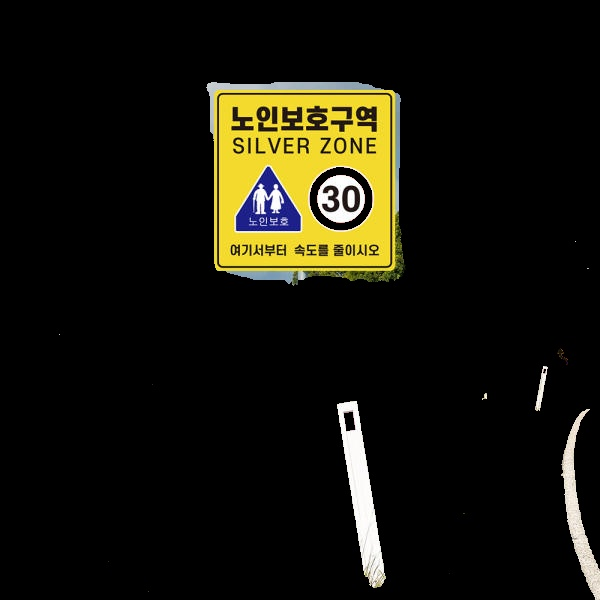
#> input picture 05_영상분류 구현 실습/OrimTest.jpg, 600 x 600 px, given in place of captured_video.avi, which was not available
$ python 19_Week5_Practice_video.py   (older library calls are emulated)
#> lines starting #> are read from the running program, lines starting #| are printed output that depends on the picture; after the words box and inside, x2 and y2 are one past the last pixel; in counts of white or black regions, pixels touching at a corner belong together; pictures that were not available may be replaced by others from this repository, and a replacement may not be noted
import cv2
import numpy as np
import matplotlib.pyplot as plt

cap = cv2.VideoCapture('../03_data/captured_video.avi')
random_mode = True

while True:
    ret, frame = cap.read()
#> frame is the input picture: shape (600, 600, 3); mean B, G, R 11.1, 21, 22.5
    if not ret:
        break
    gray = cv2.cvtColor(frame, cv2.COLOR_BGR2GRAY)

    # (1) Otsu의 알고리즘을 통해 thresholding
    otsu_thr, otsu_mask = cv2.threshold(
        gray, 0, 255, cv2.THRESH_BINARY | cv2.THRESH_OTSU
    )
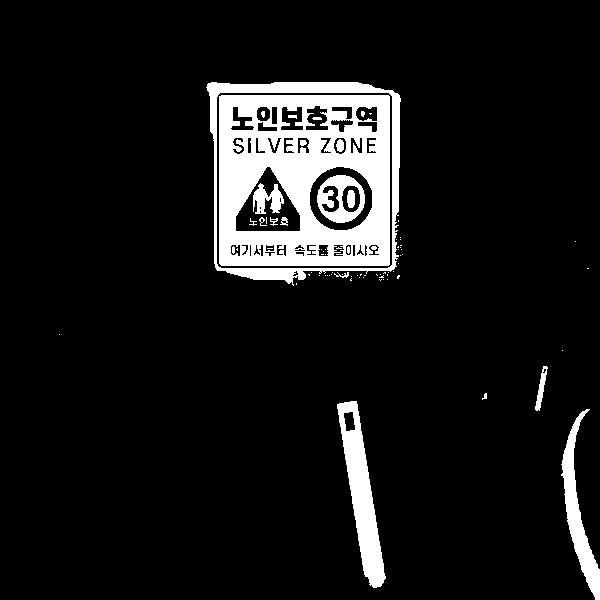
#> otsu_mask: shape (600, 600); 9.3% white; 77 white regions (54 under 20 px), largest, box (x1, y1, x2, y2) and area: (219, 95, 390, 266) 20122, (206, 82, 401, 286) 4789, (337, 401, 386, 588) 3638
#> otsu_thr = 104
    otsu_bgr = cv2.cvtColor(otsu_mask, cv2.COLOR_GRAY2BGR)
#> otsu_bgr: shape (600, 600, 3); 9.3% white; 77 white regions (54 under 20 px)

    result = np.hstack((frame, otsu_bgr))
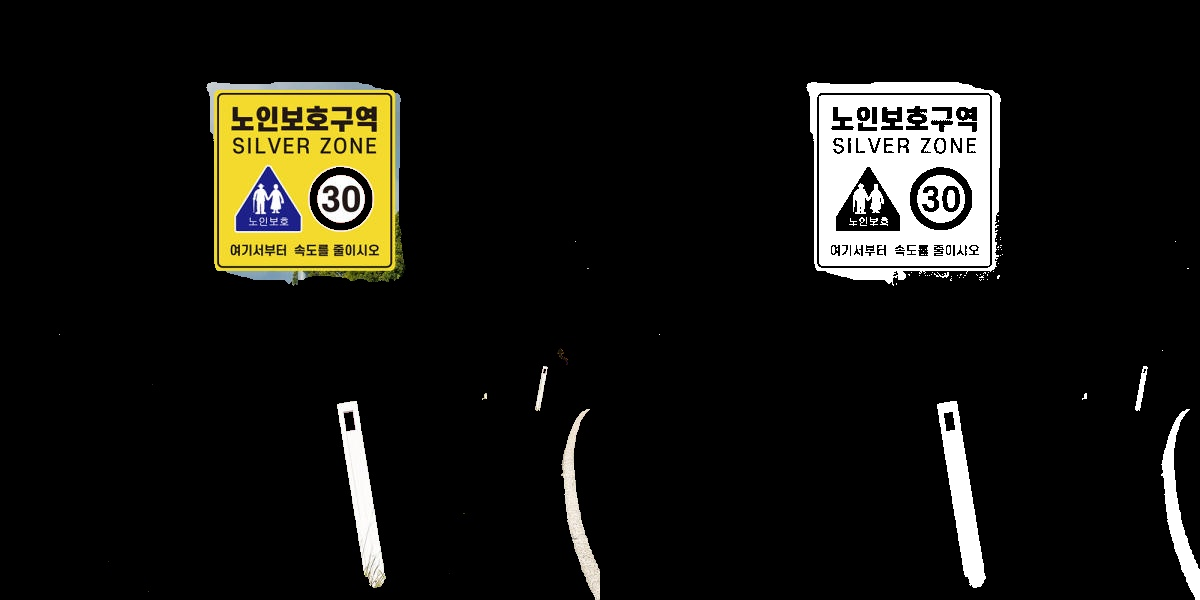
#> result: shape (600, 1200, 3); mean B, G, R 17.4, 22.4, 23.1
    cv2.imshow('Original | Otsu', result)

    key = cv2.waitKey(30) & 0xFF
#> (key Esc is pressed here)
    if key == 27:
        break

cv2.destroyAllWindows()
cap.set(cv2.CAP_PROP_POS_FRAMES, 0)

while True:
    ret, frame = cap.read()
    if not ret:
        break
    gray = cv2.cvtColor(frame, cv2.COLOR_BGR2GRAY)
    otsu_thr, otsu_mask = cv2.threshold(
        gray, 0, 255, cv2.THRESH_BINARY | cv2.THRESH_OTSU
    )

    # (2) (1)의 영상에 대해서 External/Internal Contour 찾기
    contours, hierarchy = cv2.findContours(
        otsu_mask.copy(), cv2.RETR_CCOMP, cv2.CHAIN_APPROX_SIMPLE
    )
#> contours = 131 contours, 73 with area under 20; largest, box (x1, y1, x2, y2) and area: (206, 82, 401, 286) 35004, (216, 92, 393, 269) 30940, (219, 95, 390, 266) 28896, (337, 401, 386, 588) 3598, (309, 166, 373, 231) 3202

    image_external = np.zeros_like(otsu_mask)
    image_internal = np.zeros_like(otsu_mask)

    if hierarchy is not None:
        for i in range(len(contours)):
            if hierarchy[0][i][3] == -1:
                cv2.drawContours(image_external, contours, i, 255, -1)
            else:
                cv2.drawContours(image_internal, contours, i, 255, -1)
#> this loop made 131 passes
#> image_external: shape (600, 600); 11.6% white; 50 white regions (44 under 20 px), largest, box (x1, y1, x2, y2) and area: (206, 82, 401, 286) 35400, (337, 401, 386, 588) 3798, (561, 409, 600, 600) 2286, (535, 366, 548, 411) 235, (334, 272, 349, 278) 38, (482, 393, 487, 400) 20
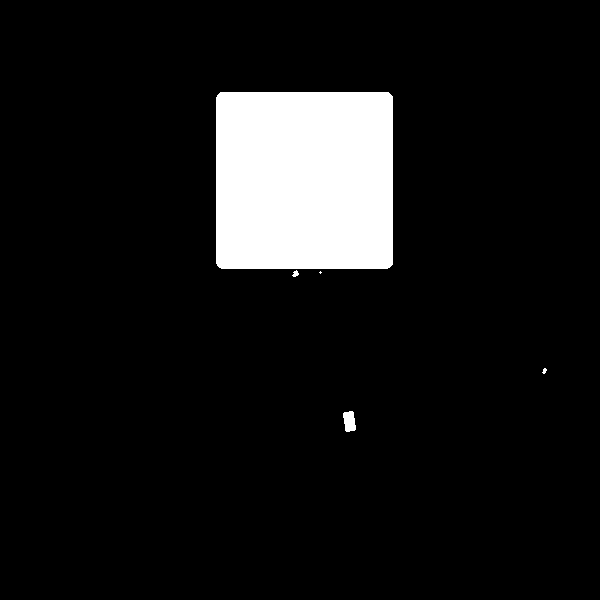
#> image_internal: shape (600, 600); 8.8% white; 5 white regions (2 under 20 px), largest, box (x1, y1, x2, y2) and area: (216, 92, 393, 269) 31285, (343, 411, 356, 432) 214, (292, 270, 299, 277) 30

    result = np.hstack((otsu_mask, image_external, image_internal))
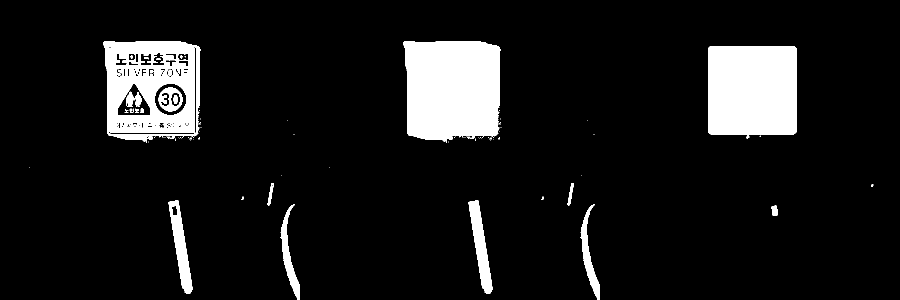
#> result: shape (600, 1800) (shown at 1/2 size); 9.9% white; 132 white regions (100 under 20 px), largest, box (x1, y1, x2, y2) and area: (806, 82, 1001, 286) 35400, (1416, 92, 1593, 269) 31285, (219, 95, 390, 266) 20122
    cv2.imshow('Original | Otsu', result)

    key = cv2.waitKey(30) & 0xFF
#> (key Esc is pressed here)
    if key == 27:
        break

cv2.destroyAllWindows()
cap.set(cv2.CAP_PROP_POS_FRAMES, 0)

while True:
    ret, frame = cap.read()
    if not ret:
        break
    gray = cv2.cvtColor(frame, cv2.COLOR_BGR2GRAY)
    otsu_thr, otsu_mask = cv2.threshold(
        gray, 0, 255, cv2.THRESH_BINARY | cv2.THRESH_OTSU
    )
    # (3) (1)의 영상에 대해서 Connected COmponent를 찾고
    # 스페이스를 누를 때마다 Random하게 5개의 component를 보여주시오
    # 각 component의 색은 random 하게 정하시오
    num_labels, labelmap, stats, centers = cv2.connectedComponentsWithStats(
        otsu_mask, 8, cv2.CV_32S
    )
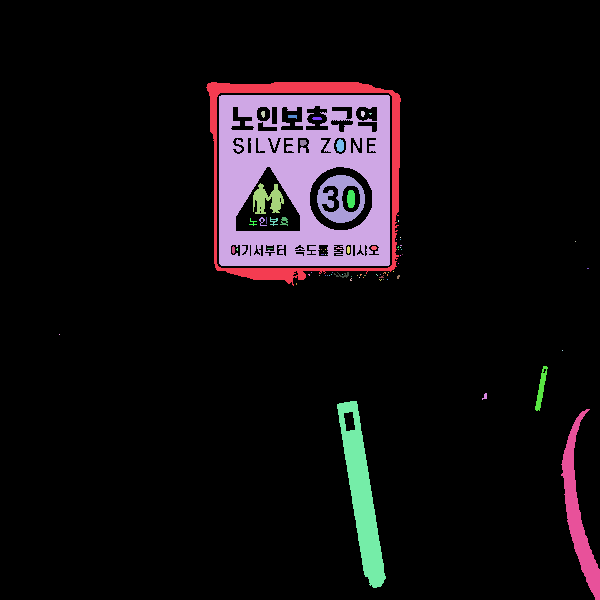
#> labelmap: shape (600, 600) int32; 78 distinct labels, from 0 to 77; one colour per label, 0 black
#> num_labels = 78; stats = 78 rows, first 6: [0, 0, 600, 600, 326501], [206, 82, 195, 204, 4789], [219, 95, 171, 171, 20122], [261, 111, 4, 7, 22], [361, 111, 4, 6, 20], [369, 113, 3, 2, 4]; centers = 78 pairs, first value 59 to 587.5, second value 113.2 to 513.7

    valid_labels = []
    for l in range(1, num_labels):
        area = stats[l, cv2.CC_STAT_AREA]
        if area > 200:
            valid_labels.append(l)
#> this loop made 77 passes
#> area on passes 1, 2, 3, 4, 6, 7, 8, 9, 10, 11, 12, 13: 4789, 20122, 22, 20, 28, 27, 81, 35, 1186, 557, 124, 27
#> after the loop, valid_labels = [1, 2, 10, 11, 74, 76, 77]

    colored = np.zeros((otsu_mask.shape[0], otsu_mask.shape[1], 3), dtype=np.uint8)

    if len(valid_labels) >= 5:
        selected = np.random.choice(valid_labels, 5, replace=False)
#> selected = [77, 10, 2, 11, 1]
    else:
        selected = valid_labels

    for l in selected:
        b = np.random.randint(0, 256)
        g = np.random.randint(0, 256)
        r = np.random.randint(0, 256)

        colored[labelmap == l] = (b, g, r)

        cx = int(centers[l][0])
        cy = int(centers[l][1])
        cv2.circle(colored, (cx, cy), 5, (255, 0, 0), cv2.FILLED)
#> this loop made 5 passes
#> (l, b, g, r, cx, cy) on passes 1, 2, 4, 5: (77, 21, 242, 36, 578, 513), (10, 87, 70, 216, 339, 198), (11, 193, 230, 39, 267, 199), (1, 87, 174, 88, 305, 162)
#> (b, g, r, cx, cy) on pass 3: (88, 140, 58, 302, 178)
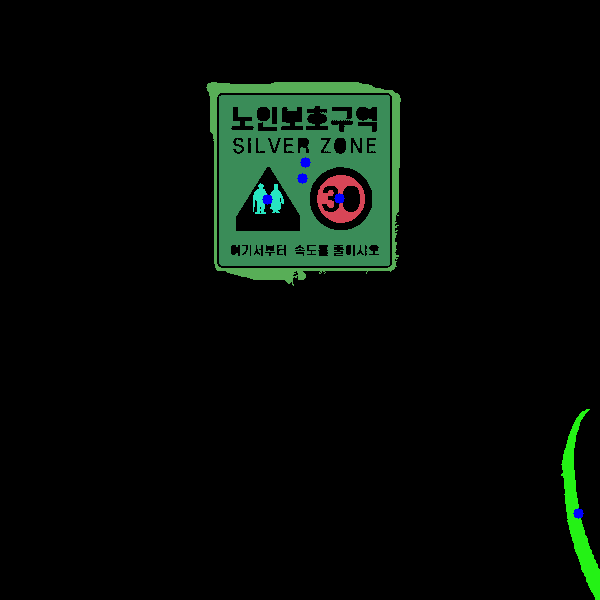
#> colored: shape (600, 600, 3); mean of channels 0, 1, 2 7, 12.1, 5.3; drawn as B, G, R

    otsu_bgr = cv2.cvtColor(otsu_mask, cv2.COLOR_GRAY2BGR)
    cc_view = np.hstack((otsu_bgr, colored))
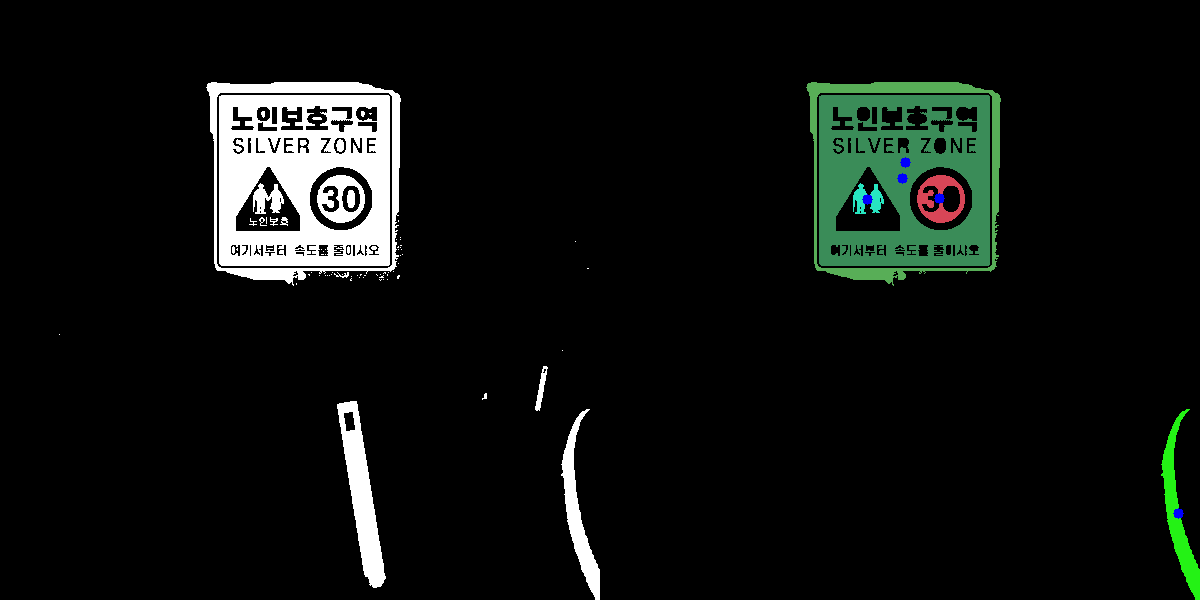
#> cc_view: shape (600, 1200, 3); mean B, G, R 15.4, 17.9, 14.5
    cv2.imshow('otsu_bgr | colored', cc_view)

    key = cv2.waitKey(30) & 0xFF
#> (key Esc is pressed here)
    if key == 27:
        break
cap.release()
cv2.destroyAllWindows()

# [23 lines of commented-out code are left out]
